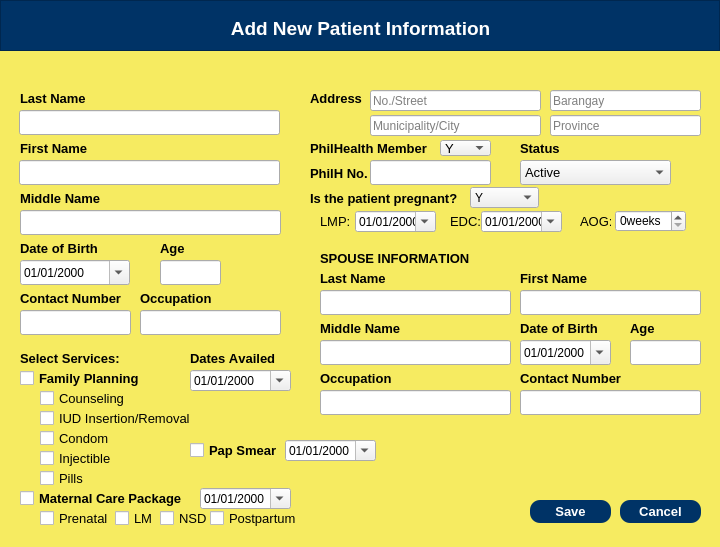
<?xml version="1.0" encoding="UTF-8"?>
<ui version="4.0">
 <class>Dialog</class>
 <widget class="QDialog" name="Dialog">
  <property name="geometry">
   <rect>
    <x>0</x>
    <y>0</y>
    <width>720</width>
    <height>547</height>
   </rect>
  </property>
  <property name="windowTitle">
   <string>Dialog</string>
  </property>
  <widget class="QWidget" name="widgetaddPat" native="true">
   <property name="geometry">
    <rect>
     <x>0</x>
     <y>0</y>
     <width>720</width>
     <height>550</height>
    </rect>
   </property>
   <property name="font">
    <font>
     <family>Arial</family>
     <kerning>false</kerning>
    </font>
   </property>
   <property name="styleSheet">
    <string notr="true">QWidget #widgetaddPat {
	background-color:  rgb(246, 235, 97);
}</string>
   </property>
   <widget class="QFrame" name="frame">
    <property name="geometry">
     <rect>
      <x>0</x>
      <y>0</y>
      <width>720</width>
      <height>51</height>
     </rect>
    </property>
    <property name="font">
     <font>
      <family>Arial</family>
      <kerning>false</kerning>
     </font>
    </property>
    <property name="styleSheet">
     <string notr="true">background-color: rgb(0, 51, 102);
color: white;</string>
    </property>
    <property name="frameShape">
     <enum>QFrame::StyledPanel</enum>
    </property>
    <property name="frameShadow">
     <enum>QFrame::Raised</enum>
    </property>
    <widget class="QLabel" name="label">
     <property name="geometry">
      <rect>
       <x>210</x>
       <y>20</y>
       <width>301</width>
       <height>16</height>
      </rect>
     </property>
     <property name="font">
      <font>
       <family>Arial</family>
       <pointsize>14</pointsize>
       <weight>75</weight>
       <bold>true</bold>
       <kerning>false</kerning>
      </font>
     </property>
     <property name="text">
      <string>Add New Patient Information</string>
     </property>
     <property name="alignment">
      <set>Qt::AlignCenter</set>
     </property>
    </widget>
   </widget>
   <widget class="QLabel" name="label_2">
    <property name="geometry">
     <rect>
      <x>20</x>
      <y>90</y>
      <width>81</width>
      <height>16</height>
     </rect>
    </property>
    <property name="font">
     <font>
      <family>Arial</family>
      <pointsize>10</pointsize>
      <weight>75</weight>
      <bold>true</bold>
      <kerning>false</kerning>
     </font>
    </property>
    <property name="text">
     <string>Last Name</string>
    </property>
   </widget>
   <widget class="QPushButton" name="pushBtnCancelPat">
    <property name="geometry">
     <rect>
      <x>620</x>
      <y>500</y>
      <width>81</width>
      <height>23</height>
     </rect>
    </property>
    <property name="font">
     <font>
      <family>Arial</family>
      <pointsize>10</pointsize>
      <weight>75</weight>
      <bold>true</bold>
      <kerning>false</kerning>
     </font>
    </property>
    <property name="styleSheet">
     <string notr="true">background-color: rgb(0, 51, 102);
color: white;
border-radius: 10px;</string>
    </property>
    <property name="text">
     <string>Cancel</string>
    </property>
    <property name="checkable">
     <bool>false</bool>
    </property>
   </widget>
   <widget class="QLabel" name="label_3">
    <property name="geometry">
     <rect>
      <x>20</x>
      <y>140</y>
      <width>81</width>
      <height>16</height>
     </rect>
    </property>
    <property name="font">
     <font>
      <family>Arial</family>
      <pointsize>10</pointsize>
      <weight>75</weight>
      <bold>true</bold>
      <kerning>false</kerning>
     </font>
    </property>
    <property name="text">
     <string>First Name</string>
    </property>
   </widget>
   <widget class="QLabel" name="label_4">
    <property name="geometry">
     <rect>
      <x>20</x>
      <y>240</y>
      <width>91</width>
      <height>16</height>
     </rect>
    </property>
    <property name="font">
     <font>
      <family>Arial</family>
      <pointsize>10</pointsize>
      <weight>75</weight>
      <bold>true</bold>
      <kerning>false</kerning>
     </font>
    </property>
    <property name="text">
     <string>Date of Birth</string>
    </property>
   </widget>
   <widget class="QLabel" name="label_5">
    <property name="geometry">
     <rect>
      <x>20</x>
      <y>190</y>
      <width>131</width>
      <height>16</height>
     </rect>
    </property>
    <property name="font">
     <font>
      <family>Arial</family>
      <pointsize>10</pointsize>
      <weight>75</weight>
      <bold>true</bold>
      <kerning>false</kerning>
     </font>
    </property>
    <property name="text">
     <string>Middle Name</string>
    </property>
   </widget>
   <widget class="QLabel" name="label_6">
    <property name="geometry">
     <rect>
      <x>520</x>
      <y>140</y>
      <width>81</width>
      <height>16</height>
     </rect>
    </property>
    <property name="font">
     <font>
      <family>Arial</family>
      <pointsize>10</pointsize>
      <weight>75</weight>
      <bold>true</bold>
      <kerning>false</kerning>
     </font>
    </property>
    <property name="text">
     <string>Status</string>
    </property>
   </widget>
   <widget class="QLabel" name="label_7">
    <property name="geometry">
     <rect>
      <x>310</x>
      <y>90</y>
      <width>81</width>
      <height>16</height>
     </rect>
    </property>
    <property name="font">
     <font>
      <family>Arial</family>
      <pointsize>10</pointsize>
      <weight>75</weight>
      <bold>true</bold>
      <kerning>false</kerning>
     </font>
    </property>
    <property name="text">
     <string>Address</string>
    </property>
   </widget>
   <widget class="QLabel" name="label_8">
    <property name="geometry">
     <rect>
      <x>160</x>
      <y>240</y>
      <width>81</width>
      <height>16</height>
     </rect>
    </property>
    <property name="font">
     <font>
      <family>Arial</family>
      <pointsize>10</pointsize>
      <weight>75</weight>
      <bold>true</bold>
      <kerning>false</kerning>
     </font>
    </property>
    <property name="text">
     <string>Age</string>
    </property>
   </widget>
   <widget class="QLabel" name="label_9">
    <property name="geometry">
     <rect>
      <x>310</x>
      <y>140</y>
      <width>131</width>
      <height>16</height>
     </rect>
    </property>
    <property name="font">
     <font>
      <family>Arial</family>
      <pointsize>10</pointsize>
      <weight>75</weight>
      <bold>true</bold>
      <kerning>false</kerning>
     </font>
    </property>
    <property name="text">
     <string>PhilHealth Member</string>
    </property>
   </widget>
   <widget class="QLabel" name="label_10">
    <property name="geometry">
     <rect>
      <x>20</x>
      <y>290</y>
      <width>131</width>
      <height>16</height>
     </rect>
    </property>
    <property name="font">
     <font>
      <family>Arial</family>
      <pointsize>10</pointsize>
      <weight>75</weight>
      <bold>true</bold>
      <kerning>false</kerning>
     </font>
    </property>
    <property name="text">
     <string>Contact Number</string>
    </property>
   </widget>
   <widget class="QComboBox" name="statusPat">
    <property name="geometry">
     <rect>
      <x>520</x>
      <y>160</y>
      <width>151</width>
      <height>25</height>
     </rect>
    </property>
    <property name="font">
     <font>
      <family>Arial</family>
      <pointsize>10</pointsize>
      <kerning>false</kerning>
     </font>
    </property>
    <property name="currentText">
     <string>Active</string>
    </property>
    <property name="currentIndex">
     <number>0</number>
    </property>
    <item>
     <property name="text">
      <string>Active</string>
     </property>
    </item>
    <item>
     <property name="text">
      <string>Inactive</string>
     </property>
    </item>
    <item>
     <property name="text">
      <string>Discharged</string>
     </property>
    </item>
    <item>
     <property name="text">
      <string>Deceased</string>
     </property>
    </item>
   </widget>
   <widget class="QLabel" name="label_11">
    <property name="geometry">
     <rect>
      <x>320</x>
      <y>250</y>
      <width>151</width>
      <height>16</height>
     </rect>
    </property>
    <property name="font">
     <font>
      <family>Arial</family>
      <pointsize>10</pointsize>
      <weight>75</weight>
      <bold>true</bold>
      <kerning>false</kerning>
     </font>
    </property>
    <property name="text">
     <string>SPOUSE INFORMATION</string>
    </property>
   </widget>
   <widget class="QComboBox" name="pHMember">
    <property name="geometry">
     <rect>
      <x>440</x>
      <y>140</y>
      <width>51</width>
      <height>16</height>
     </rect>
    </property>
    <property name="font">
     <font>
      <family>Arial</family>
      <pointsize>10</pointsize>
      <kerning>false</kerning>
     </font>
    </property>
    <item>
     <property name="text">
      <string>Y</string>
     </property>
    </item>
    <item>
     <property name="text">
      <string>N</string>
     </property>
    </item>
   </widget>
   <widget class="QLabel" name="label_12">
    <property name="geometry">
     <rect>
      <x>310</x>
      <y>165</y>
      <width>61</width>
      <height>16</height>
     </rect>
    </property>
    <property name="font">
     <font>
      <family>Arial</family>
      <pointsize>10</pointsize>
      <weight>75</weight>
      <bold>true</bold>
      <kerning>false</kerning>
     </font>
    </property>
    <property name="text">
     <string>PhilH No.</string>
    </property>
   </widget>
   <widget class="QLabel" name="label_13">
    <property name="geometry">
     <rect>
      <x>20</x>
      <y>350</y>
      <width>111</width>
      <height>16</height>
     </rect>
    </property>
    <property name="font">
     <font>
      <family>Arial</family>
      <pointsize>10</pointsize>
      <weight>75</weight>
      <bold>true</bold>
      <kerning>false</kerning>
     </font>
    </property>
    <property name="text">
     <string>Select Services:</string>
    </property>
   </widget>
   <widget class="QLineEdit" name="lineEditPatLname">
    <property name="geometry">
     <rect>
      <x>19</x>
      <y>110</y>
      <width>261</width>
      <height>25</height>
     </rect>
    </property>
    <property name="font">
     <font>
      <family>Arial</family>
      <kerning>false</kerning>
     </font>
    </property>
   </widget>
   <widget class="QLineEdit" name="lineEditPatFname">
    <property name="geometry">
     <rect>
      <x>19</x>
      <y>160</y>
      <width>261</width>
      <height>25</height>
     </rect>
    </property>
    <property name="font">
     <font>
      <family>Arial</family>
      <kerning>false</kerning>
     </font>
    </property>
   </widget>
   <widget class="QLineEdit" name="lineEditPatMname">
    <property name="geometry">
     <rect>
      <x>20</x>
      <y>210</y>
      <width>261</width>
      <height>25</height>
     </rect>
    </property>
    <property name="font">
     <font>
      <family>Arial</family>
      <kerning>false</kerning>
     </font>
    </property>
   </widget>
   <widget class="QLineEdit" name="lineEditPatAge">
    <property name="geometry">
     <rect>
      <x>160</x>
      <y>260</y>
      <width>61</width>
      <height>25</height>
     </rect>
    </property>
    <property name="font">
     <font>
      <family>Arial</family>
      <kerning>false</kerning>
     </font>
    </property>
   </widget>
   <widget class="QLineEdit" name="lineEditPatContact">
    <property name="geometry">
     <rect>
      <x>20</x>
      <y>310</y>
      <width>111</width>
      <height>25</height>
     </rect>
    </property>
    <property name="font">
     <font>
      <family>Arial</family>
      <kerning>false</kerning>
     </font>
    </property>
    <property name="text">
     <string/>
    </property>
   </widget>
   <widget class="QDateEdit" name="datePatDOB">
    <property name="geometry">
     <rect>
      <x>20</x>
      <y>260</y>
      <width>110</width>
      <height>25</height>
     </rect>
    </property>
    <property name="font">
     <font>
      <family>Arial</family>
      <kerning>false</kerning>
     </font>
    </property>
    <property name="displayFormat">
     <string>MM/dd/yyyy</string>
    </property>
    <property name="calendarPopup">
     <bool>true</bool>
    </property>
   </widget>
   <widget class="QLineEdit" name="lineEditPatAddressNS">
    <property name="geometry">
     <rect>
      <x>370</x>
      <y>90</y>
      <width>171</width>
      <height>21</height>
     </rect>
    </property>
    <property name="font">
     <font>
      <family>Arial</family>
      <kerning>false</kerning>
     </font>
    </property>
    <property name="alignment">
     <set>Qt::AlignLeading|Qt::AlignLeft|Qt::AlignVCenter</set>
    </property>
    <property name="placeholderText">
     <string>No./Street</string>
    </property>
   </widget>
   <widget class="QLabel" name="label_14">
    <property name="geometry">
     <rect>
      <x>310</x>
      <y>190</y>
      <width>161</width>
      <height>16</height>
     </rect>
    </property>
    <property name="font">
     <font>
      <family>Arial</family>
      <pointsize>10</pointsize>
      <weight>75</weight>
      <bold>true</bold>
      <kerning>false</kerning>
     </font>
    </property>
    <property name="text">
     <string>Is the patient pregnant?</string>
    </property>
   </widget>
   <widget class="QLineEdit" name="lineEditSpoLname">
    <property name="geometry">
     <rect>
      <x>320</x>
      <y>290</y>
      <width>191</width>
      <height>25</height>
     </rect>
    </property>
    <property name="font">
     <font>
      <family>Arial</family>
      <kerning>false</kerning>
     </font>
    </property>
   </widget>
   <widget class="QLabel" name="label_15">
    <property name="geometry">
     <rect>
      <x>320</x>
      <y>270</y>
      <width>81</width>
      <height>16</height>
     </rect>
    </property>
    <property name="font">
     <font>
      <family>Arial</family>
      <pointsize>10</pointsize>
      <weight>75</weight>
      <bold>true</bold>
      <kerning>false</kerning>
     </font>
    </property>
    <property name="text">
     <string>Last Name</string>
    </property>
   </widget>
   <widget class="QLabel" name="label_16">
    <property name="geometry">
     <rect>
      <x>320</x>
      <y>320</y>
      <width>101</width>
      <height>16</height>
     </rect>
    </property>
    <property name="font">
     <font>
      <family>Arial</family>
      <pointsize>10</pointsize>
      <weight>75</weight>
      <bold>true</bold>
      <kerning>false</kerning>
     </font>
    </property>
    <property name="text">
     <string>Middle Name</string>
    </property>
   </widget>
   <widget class="QLabel" name="label_17">
    <property name="geometry">
     <rect>
      <x>320</x>
      <y>370</y>
      <width>101</width>
      <height>16</height>
     </rect>
    </property>
    <property name="font">
     <font>
      <family>Arial</family>
      <pointsize>10</pointsize>
      <weight>75</weight>
      <bold>true</bold>
      <kerning>false</kerning>
     </font>
    </property>
    <property name="text">
     <string>Occupation</string>
    </property>
   </widget>
   <widget class="QLabel" name="label_18">
    <property name="geometry">
     <rect>
      <x>520</x>
      <y>320</y>
      <width>81</width>
      <height>16</height>
     </rect>
    </property>
    <property name="font">
     <font>
      <family>Arial</family>
      <pointsize>10</pointsize>
      <weight>75</weight>
      <bold>true</bold>
      <kerning>false</kerning>
     </font>
    </property>
    <property name="text">
     <string>Date of Birth</string>
    </property>
   </widget>
   <widget class="QLabel" name="label_19">
    <property name="geometry">
     <rect>
      <x>520</x>
      <y>370</y>
      <width>111</width>
      <height>16</height>
     </rect>
    </property>
    <property name="font">
     <font>
      <family>Arial</family>
      <pointsize>10</pointsize>
      <weight>75</weight>
      <bold>true</bold>
      <kerning>false</kerning>
     </font>
    </property>
    <property name="text">
     <string>Contact Number</string>
    </property>
   </widget>
   <widget class="QLineEdit" name="lineEditSpoFname">
    <property name="geometry">
     <rect>
      <x>520</x>
      <y>290</y>
      <width>181</width>
      <height>25</height>
     </rect>
    </property>
    <property name="font">
     <font>
      <family>Arial</family>
      <kerning>false</kerning>
     </font>
    </property>
    <property name="text">
     <string/>
    </property>
   </widget>
   <widget class="QLineEdit" name="lineEditSpoMname">
    <property name="geometry">
     <rect>
      <x>320</x>
      <y>340</y>
      <width>191</width>
      <height>25</height>
     </rect>
    </property>
    <property name="font">
     <font>
      <family>Arial</family>
      <kerning>false</kerning>
     </font>
    </property>
   </widget>
   <widget class="QLineEdit" name="lineEditSpoOccu">
    <property name="geometry">
     <rect>
      <x>320</x>
      <y>390</y>
      <width>191</width>
      <height>25</height>
     </rect>
    </property>
    <property name="font">
     <font>
      <family>Arial</family>
      <kerning>false</kerning>
     </font>
    </property>
   </widget>
   <widget class="QDateEdit" name="dateSpoDOB">
    <property name="geometry">
     <rect>
      <x>520</x>
      <y>340</y>
      <width>91</width>
      <height>25</height>
     </rect>
    </property>
    <property name="font">
     <font>
      <family>Arial</family>
      <kerning>false</kerning>
     </font>
    </property>
    <property name="displayFormat">
     <string>MM/dd/yyyy</string>
    </property>
    <property name="calendarPopup">
     <bool>true</bool>
    </property>
   </widget>
   <widget class="QLineEdit" name="lineEditSpoContact">
    <property name="geometry">
     <rect>
      <x>520</x>
      <y>390</y>
      <width>181</width>
      <height>25</height>
     </rect>
    </property>
    <property name="font">
     <font>
      <family>Arial</family>
      <kerning>false</kerning>
     </font>
    </property>
   </widget>
   <widget class="QPushButton" name="pushBtnSavePat">
    <property name="geometry">
     <rect>
      <x>530</x>
      <y>500</y>
      <width>81</width>
      <height>23</height>
     </rect>
    </property>
    <property name="font">
     <font>
      <family>Arial</family>
      <pointsize>10</pointsize>
      <weight>75</weight>
      <bold>true</bold>
      <kerning>false</kerning>
     </font>
    </property>
    <property name="styleSheet">
     <string notr="true">background-color: rgb(0, 51, 102);
color: white;
border-radius: 10px;</string>
    </property>
    <property name="text">
     <string>Save</string>
    </property>
    <property name="checkable">
     <bool>false</bool>
    </property>
   </widget>
   <widget class="QLineEdit" name="pHNum">
    <property name="geometry">
     <rect>
      <x>370</x>
      <y>160</y>
      <width>121</width>
      <height>25</height>
     </rect>
    </property>
    <property name="font">
     <font>
      <family>Arial</family>
      <kerning>false</kerning>
     </font>
    </property>
    <property name="text">
     <string/>
    </property>
   </widget>
   <widget class="QLabel" name="label_20">
    <property name="geometry">
     <rect>
      <x>140</x>
      <y>290</y>
      <width>81</width>
      <height>16</height>
     </rect>
    </property>
    <property name="font">
     <font>
      <family>Arial</family>
      <pointsize>10</pointsize>
      <weight>75</weight>
      <bold>true</bold>
      <kerning>false</kerning>
     </font>
    </property>
    <property name="text">
     <string>Occupation</string>
    </property>
   </widget>
   <widget class="QLineEdit" name="lineEditPatOccu">
    <property name="geometry">
     <rect>
      <x>140</x>
      <y>310</y>
      <width>141</width>
      <height>25</height>
     </rect>
    </property>
    <property name="font">
     <font>
      <family>Arial</family>
      <kerning>false</kerning>
     </font>
    </property>
   </widget>
   <widget class="QCheckBox" name="checkBoxFamilyPlanning">
    <property name="geometry">
     <rect>
      <x>20</x>
      <y>370</y>
      <width>121</width>
      <height>17</height>
     </rect>
    </property>
    <property name="font">
     <font>
      <pointsize>10</pointsize>
      <weight>75</weight>
      <bold>true</bold>
     </font>
    </property>
    <property name="text">
     <string>Family Planning</string>
    </property>
   </widget>
   <widget class="QCheckBox" name="checkBoxCounseling">
    <property name="geometry">
     <rect>
      <x>40</x>
      <y>390</y>
      <width>121</width>
      <height>17</height>
     </rect>
    </property>
    <property name="font">
     <font>
      <pointsize>10</pointsize>
     </font>
    </property>
    <property name="text">
     <string>Counseling</string>
    </property>
   </widget>
   <widget class="QCheckBox" name="checkBoxMaternalCare">
    <property name="geometry">
     <rect>
      <x>20</x>
      <y>490</y>
      <width>171</width>
      <height>17</height>
     </rect>
    </property>
    <property name="font">
     <font>
      <pointsize>10</pointsize>
      <weight>75</weight>
      <bold>true</bold>
     </font>
    </property>
    <property name="text">
     <string>Maternal Care Package</string>
    </property>
   </widget>
   <widget class="QLabel" name="label_21">
    <property name="geometry">
     <rect>
      <x>190</x>
      <y>350</y>
      <width>91</width>
      <height>16</height>
     </rect>
    </property>
    <property name="font">
     <font>
      <family>Arial</family>
      <pointsize>10</pointsize>
      <weight>75</weight>
      <bold>true</bold>
      <kerning>false</kerning>
     </font>
    </property>
    <property name="text">
     <string>Dates Availed</string>
    </property>
   </widget>
   <widget class="QDateEdit" name="dateAvailedFamPlan">
    <property name="geometry">
     <rect>
      <x>190</x>
      <y>370</y>
      <width>101</width>
      <height>21</height>
     </rect>
    </property>
    <property name="font">
     <font>
      <family>Arial</family>
      <kerning>false</kerning>
     </font>
    </property>
    <property name="displayFormat">
     <string>MM/dd/yyyy</string>
    </property>
    <property name="calendarPopup">
     <bool>true</bool>
    </property>
   </widget>
   <widget class="QCheckBox" name="checkBoxIUD">
    <property name="geometry">
     <rect>
      <x>40</x>
      <y>410</y>
      <width>151</width>
      <height>17</height>
     </rect>
    </property>
    <property name="font">
     <font>
      <pointsize>10</pointsize>
     </font>
    </property>
    <property name="text">
     <string>IUD Insertion/Removal</string>
    </property>
   </widget>
   <widget class="QCheckBox" name="checkBoxCondom">
    <property name="geometry">
     <rect>
      <x>40</x>
      <y>430</y>
      <width>121</width>
      <height>17</height>
     </rect>
    </property>
    <property name="font">
     <font>
      <pointsize>10</pointsize>
     </font>
    </property>
    <property name="text">
     <string>Condom</string>
    </property>
   </widget>
   <widget class="QCheckBox" name="checkBoxInjectible">
    <property name="geometry">
     <rect>
      <x>40</x>
      <y>450</y>
      <width>121</width>
      <height>17</height>
     </rect>
    </property>
    <property name="font">
     <font>
      <pointsize>10</pointsize>
     </font>
    </property>
    <property name="text">
     <string>Injectible</string>
    </property>
   </widget>
   <widget class="QCheckBox" name="checkBoxPills">
    <property name="geometry">
     <rect>
      <x>40</x>
      <y>470</y>
      <width>121</width>
      <height>17</height>
     </rect>
    </property>
    <property name="font">
     <font>
      <pointsize>10</pointsize>
     </font>
    </property>
    <property name="text">
     <string>Pills</string>
    </property>
   </widget>
   <widget class="QCheckBox" name="checkBoxPapSmear">
    <property name="geometry">
     <rect>
      <x>190</x>
      <y>440</y>
      <width>101</width>
      <height>20</height>
     </rect>
    </property>
    <property name="font">
     <font>
      <pointsize>10</pointsize>
      <weight>75</weight>
      <bold>true</bold>
     </font>
    </property>
    <property name="text">
     <string>Pap Smear</string>
    </property>
   </widget>
   <widget class="QLabel" name="label_23">
    <property name="geometry">
     <rect>
      <x>320</x>
      <y>213</y>
      <width>31</width>
      <height>16</height>
     </rect>
    </property>
    <property name="font">
     <font>
      <family>Arial</family>
      <pointsize>10</pointsize>
      <weight>50</weight>
      <bold>false</bold>
      <kerning>false</kerning>
     </font>
    </property>
    <property name="text">
     <string>LMP:</string>
    </property>
   </widget>
   <widget class="QDateEdit" name="datePatLMP">
    <property name="geometry">
     <rect>
      <x>355</x>
      <y>211</y>
      <width>81</width>
      <height>21</height>
     </rect>
    </property>
    <property name="font">
     <font>
      <family>Arial</family>
      <kerning>false</kerning>
     </font>
    </property>
    <property name="displayFormat">
     <string>MM/dd/yyyy</string>
    </property>
    <property name="calendarPopup">
     <bool>true</bool>
    </property>
   </widget>
   <widget class="QLabel" name="label_24">
    <property name="geometry">
     <rect>
      <x>450</x>
      <y>213</y>
      <width>31</width>
      <height>16</height>
     </rect>
    </property>
    <property name="font">
     <font>
      <family>Arial</family>
      <pointsize>10</pointsize>
      <weight>50</weight>
      <bold>false</bold>
      <kerning>false</kerning>
     </font>
    </property>
    <property name="text">
     <string>EDC:</string>
    </property>
   </widget>
   <widget class="QDateEdit" name="datePatEDC">
    <property name="geometry">
     <rect>
      <x>481</x>
      <y>211</y>
      <width>81</width>
      <height>21</height>
     </rect>
    </property>
    <property name="font">
     <font>
      <family>Arial</family>
      <kerning>false</kerning>
     </font>
    </property>
    <property name="displayFormat">
     <string>MM/dd/yyyy</string>
    </property>
    <property name="calendarPopup">
     <bool>true</bool>
    </property>
   </widget>
   <widget class="QLabel" name="label_25">
    <property name="geometry">
     <rect>
      <x>580</x>
      <y>213</y>
      <width>31</width>
      <height>16</height>
     </rect>
    </property>
    <property name="font">
     <font>
      <family>Arial</family>
      <pointsize>10</pointsize>
      <weight>50</weight>
      <bold>false</bold>
      <kerning>false</kerning>
     </font>
    </property>
    <property name="text">
     <string>AOG:</string>
    </property>
   </widget>
   <widget class="QLabel" name="label_26">
    <property name="geometry">
     <rect>
      <x>520</x>
      <y>270</y>
      <width>81</width>
      <height>16</height>
     </rect>
    </property>
    <property name="font">
     <font>
      <family>Arial</family>
      <pointsize>10</pointsize>
      <weight>75</weight>
      <bold>true</bold>
      <kerning>false</kerning>
     </font>
    </property>
    <property name="text">
     <string>First Name</string>
    </property>
   </widget>
   <widget class="QSpinBox" name="spinBoxAOG">
    <property name="geometry">
     <rect>
      <x>615</x>
      <y>210</y>
      <width>71</width>
      <height>22</height>
     </rect>
    </property>
    <property name="suffix">
     <string>weeks</string>
    </property>
   </widget>
   <widget class="QComboBox" name="comboPregnancyStatus">
    <property name="geometry">
     <rect>
      <x>470</x>
      <y>187</y>
      <width>69</width>
      <height>21</height>
     </rect>
    </property>
    <property name="font">
     <font>
      <family>Arial</family>
      <pointsize>9</pointsize>
     </font>
    </property>
    <property name="styleSheet">
     <string notr="true"/>
    </property>
    <item>
     <property name="text">
      <string>Y</string>
     </property>
    </item>
    <item>
     <property name="text">
      <string>N</string>
     </property>
    </item>
   </widget>
   <widget class="QDateEdit" name="dateAvailedPSmear">
    <property name="geometry">
     <rect>
      <x>285</x>
      <y>440</y>
      <width>91</width>
      <height>21</height>
     </rect>
    </property>
    <property name="font">
     <font>
      <family>Arial</family>
      <kerning>false</kerning>
     </font>
    </property>
    <property name="displayFormat">
     <string>MM/dd/yyyy</string>
    </property>
    <property name="calendarPopup">
     <bool>true</bool>
    </property>
   </widget>
   <widget class="QDateEdit" name="dateAvailedMCare">
    <property name="geometry">
     <rect>
      <x>200</x>
      <y>488</y>
      <width>91</width>
      <height>21</height>
     </rect>
    </property>
    <property name="font">
     <font>
      <family>Arial</family>
      <kerning>false</kerning>
     </font>
    </property>
    <property name="displayFormat">
     <string>MM/dd/yyyy</string>
    </property>
    <property name="calendarPopup">
     <bool>true</bool>
    </property>
   </widget>
   <widget class="QCheckBox" name="checkBoxPrenatal">
    <property name="geometry">
     <rect>
      <x>40</x>
      <y>510</y>
      <width>71</width>
      <height>17</height>
     </rect>
    </property>
    <property name="font">
     <font>
      <pointsize>10</pointsize>
     </font>
    </property>
    <property name="text">
     <string>Prenatal</string>
    </property>
   </widget>
   <widget class="QCheckBox" name="checkBoxLaborM">
    <property name="geometry">
     <rect>
      <x>115</x>
      <y>510</y>
      <width>51</width>
      <height>17</height>
     </rect>
    </property>
    <property name="font">
     <font>
      <pointsize>10</pointsize>
     </font>
    </property>
    <property name="text">
     <string>LM</string>
    </property>
   </widget>
   <widget class="QCheckBox" name="checkBoxNSD">
    <property name="geometry">
     <rect>
      <x>160</x>
      <y>510</y>
      <width>51</width>
      <height>17</height>
     </rect>
    </property>
    <property name="font">
     <font>
      <pointsize>10</pointsize>
     </font>
    </property>
    <property name="text">
     <string>NSD</string>
    </property>
   </widget>
   <widget class="QCheckBox" name="checkBoxPostpartum">
    <property name="geometry">
     <rect>
      <x>210</x>
      <y>510</y>
      <width>101</width>
      <height>17</height>
     </rect>
    </property>
    <property name="font">
     <font>
      <pointsize>10</pointsize>
     </font>
    </property>
    <property name="text">
     <string>Postpartum</string>
    </property>
   </widget>
   <widget class="QLineEdit" name="lineEditPatAddressB">
    <property name="geometry">
     <rect>
      <x>550</x>
      <y>90</y>
      <width>151</width>
      <height>21</height>
     </rect>
    </property>
    <property name="font">
     <font>
      <family>Arial</family>
      <kerning>false</kerning>
     </font>
    </property>
    <property name="alignment">
     <set>Qt::AlignLeading|Qt::AlignLeft|Qt::AlignVCenter</set>
    </property>
    <property name="placeholderText">
     <string>Barangay</string>
    </property>
   </widget>
   <widget class="QLineEdit" name="lineEditPatAddressMC">
    <property name="geometry">
     <rect>
      <x>370</x>
      <y>115</y>
      <width>171</width>
      <height>21</height>
     </rect>
    </property>
    <property name="font">
     <font>
      <family>Arial</family>
      <kerning>false</kerning>
     </font>
    </property>
    <property name="alignment">
     <set>Qt::AlignLeading|Qt::AlignLeft|Qt::AlignVCenter</set>
    </property>
    <property name="placeholderText">
     <string>Municipality/City</string>
    </property>
   </widget>
   <widget class="QLineEdit" name="lineEditPatAddressP">
    <property name="geometry">
     <rect>
      <x>550</x>
      <y>115</y>
      <width>151</width>
      <height>21</height>
     </rect>
    </property>
    <property name="font">
     <font>
      <family>Arial</family>
      <kerning>false</kerning>
     </font>
    </property>
    <property name="alignment">
     <set>Qt::AlignLeading|Qt::AlignLeft|Qt::AlignVCenter</set>
    </property>
    <property name="placeholderText">
     <string>Province</string>
    </property>
   </widget>
   <widget class="QLabel" name="label_22">
    <property name="geometry">
     <rect>
      <x>630</x>
      <y>320</y>
      <width>51</width>
      <height>16</height>
     </rect>
    </property>
    <property name="font">
     <font>
      <family>Arial</family>
      <pointsize>10</pointsize>
      <weight>75</weight>
      <bold>true</bold>
      <kerning>false</kerning>
     </font>
    </property>
    <property name="text">
     <string>Age</string>
    </property>
   </widget>
   <widget class="QLineEdit" name="lineEditSpoAge">
    <property name="geometry">
     <rect>
      <x>630</x>
      <y>340</y>
      <width>71</width>
      <height>25</height>
     </rect>
    </property>
    <property name="font">
     <font>
      <family>Arial</family>
      <kerning>false</kerning>
     </font>
    </property>
   </widget>
   <zorder>datePatDOB</zorder>
   <zorder>frame</zorder>
   <zorder>label_2</zorder>
   <zorder>pushBtnCancelPat</zorder>
   <zorder>label_3</zorder>
   <zorder>label_4</zorder>
   <zorder>label_5</zorder>
   <zorder>label_6</zorder>
   <zorder>label_7</zorder>
   <zorder>label_8</zorder>
   <zorder>label_9</zorder>
   <zorder>label_10</zorder>
   <zorder>statusPat</zorder>
   <zorder>label_11</zorder>
   <zorder>pHMember</zorder>
   <zorder>label_12</zorder>
   <zorder>label_13</zorder>
   <zorder>lineEditPatLname</zorder>
   <zorder>lineEditPatFname</zorder>
   <zorder>lineEditPatMname</zorder>
   <zorder>lineEditPatAge</zorder>
   <zorder>lineEditPatContact</zorder>
   <zorder>lineEditPatAddressNS</zorder>
   <zorder>label_14</zorder>
   <zorder>lineEditSpoLname</zorder>
   <zorder>label_15</zorder>
   <zorder>label_16</zorder>
   <zorder>label_17</zorder>
   <zorder>label_18</zorder>
   <zorder>label_19</zorder>
   <zorder>lineEditSpoFname</zorder>
   <zorder>lineEditSpoMname</zorder>
   <zorder>lineEditSpoOccu</zorder>
   <zorder>dateSpoDOB</zorder>
   <zorder>lineEditSpoContact</zorder>
   <zorder>pushBtnSavePat</zorder>
   <zorder>pHNum</zorder>
   <zorder>label_20</zorder>
   <zorder>lineEditPatOccu</zorder>
   <zorder>checkBoxFamilyPlanning</zorder>
   <zorder>checkBoxCounseling</zorder>
   <zorder>checkBoxMaternalCare</zorder>
   <zorder>label_21</zorder>
   <zorder>dateAvailedFamPlan</zorder>
   <zorder>checkBoxIUD</zorder>
   <zorder>checkBoxCondom</zorder>
   <zorder>checkBoxInjectible</zorder>
   <zorder>checkBoxPills</zorder>
   <zorder>checkBoxPapSmear</zorder>
   <zorder>label_23</zorder>
   <zorder>datePatLMP</zorder>
   <zorder>label_24</zorder>
   <zorder>datePatEDC</zorder>
   <zorder>label_25</zorder>
   <zorder>label_26</zorder>
   <zorder>spinBoxAOG</zorder>
   <zorder>comboPregnancyStatus</zorder>
   <zorder>dateAvailedPSmear</zorder>
   <zorder>dateAvailedMCare</zorder>
   <zorder>checkBoxPrenatal</zorder>
   <zorder>checkBoxLaborM</zorder>
   <zorder>checkBoxNSD</zorder>
   <zorder>checkBoxPostpartum</zorder>
   <zorder>lineEditPatAddressB</zorder>
   <zorder>lineEditPatAddressMC</zorder>
   <zorder>lineEditPatAddressP</zorder>
   <zorder>label_22</zorder>
   <zorder>lineEditSpoAge</zorder>
  </widget>
 </widget>
 <resources/>
 <connections/>
</ui>
